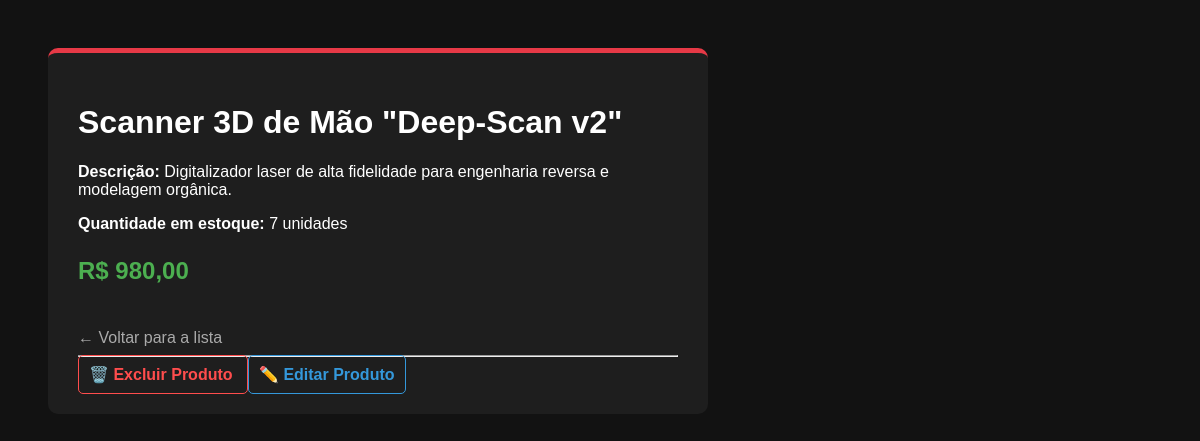
/estoque/detalhe/5/, run on the app's committed database.
### produtos/models.py (models this page shows, shortened)
class Produto(models.Model):
    nome = models.CharField(max_length=100)
    descricao = models.TextField(blank=True, null=True)
    quantidade = models.IntegerField(default=0)
    preco = models.DecimalField(max_digits=10, decimal_places=2, default=0.00)

### produtos/views.py (the view)
# urls.py: path('detalhe/<int:pk>/', views.detalhe_produto, name='detalhe_produto'),
def detalhe_produto(request, pk):
    produto = get_object_or_404(Produto, pk=pk)
    return render(request, 'produtos/detalhe.html', {'produto': produto})

### produtos/templates/produtos/detalhe.html (shortened to what this page needs)
{% load l10n %}
{% load humanize %}
<!DOCTYPE html>
<html lang="pt-br">
<head>
</head>
<body>
    <div class="container">
        <h1>{{ produto.nome }}</h1>
        <p><strong>Descrição:</strong> {{ produto.descricao }}</p>
        <p><strong>Quantidade em estoque:</strong> {{ produto.quantidade }} unidades</p>
        <p class="preco">R$ {{ produto.preco|localize }}</p>
        <a href="{% url 'lista_produtos' %}" class="voltar">← Voltar para a lista</a>
        <hr>
<a href="{% url 'excluir_produto' produto.pk %}"
   style="color: #ff4d4d; text-decoration: none; font-weight: bold; border: 1px solid #ff4d4d; padding: 10px; border-radius: 5px;">
   🗑️ Excluir Produto
</a>
<a href="{% url 'editar_produto' produto.pk %}"
   style="color: #3498db; text-decoration: none; font-weight: bold; border: 1px solid #3498db; padding: 10px; border-radius: 5px; margin-right: 10px;">
   ✏️ Editar Produto
</a>
    </div>
</body>
</html>

### produtos/templates/produtos/detalhe.html (style rules this page uses)
body { font-family: sans-serif; background: #121212; color: white; padding: 40px; }
.container { max-width: 600px; background: #1e1e1e; padding: 30px; border-radius: 10px; border-top: 5px solid #e63946; }
.voltar { display: inline-block; margin-top: 20px; color: #aaa; text-decoration: none; }
.preco { color: #4caf50; font-size: 1.5em; font-weight: bold; }

### data on the page
Produto: nome "Scanner 3D de Mão \"Deep-Scan v2\"", descricao "Digitalizador laser de alta fidelidade para engenharia reversa e modelagem orgânica.", quantidade "7", preco "980,00"
